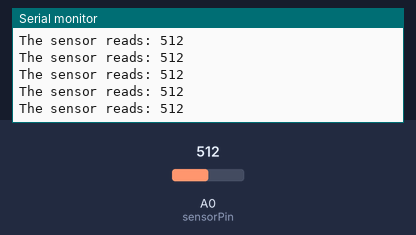
The sketch below on a simulated Arduino Uno, built with avr-gcc and run on an emulated ATmega328P. Shown: the last lines printed to the serial monitor. Inputs (shaded band) come from the test bench; at power-on: A0 (sensorPin) = 512.

Above: at 1.2 s.
1.3 s: A0 (sensorPin) set to 107
At 2.2 s:
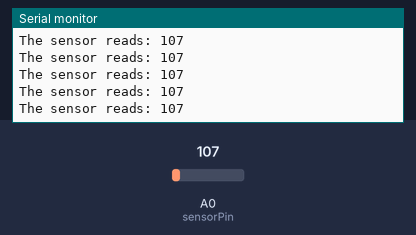
4.3 s: A0 (sensorPin) set to 94
At 5.4 s:
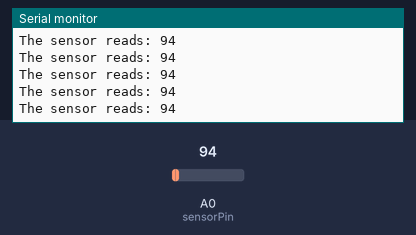
Timing chart, 0 to 7.3 s (numbered marks = the images above; inputs shaded):
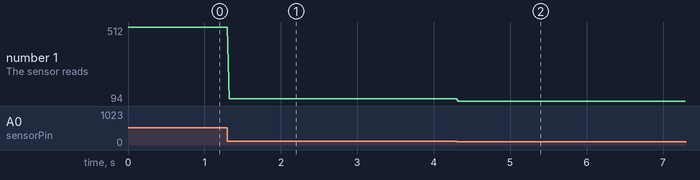

Measured:
- after the input at 1.3 s, the serial monitor: prints a new line at once (image 1)
- after the input at 4.3 s, the serial monitor: prints a new line at once (image 2)
- plotted number 1: 512 → 107 after the input at 1.3 s, 107 → 94 after the input at 4.3 s

The sketch:

Station_3.ino
```cpp
/*
Sample Code for Round Robin Station 3
Sample Light/Sound Sensor Code
This code will print out a reading from our sensor if plugged into Analog 0
*/

int sensorPin = 0;   //holds our sound sensor location, or light sensor Analog 0
int reading = 0;  //holds our reading from our sensor


void setup()
{
    Serial.begin(9600); //starts our serial monitor with 9600 refresh rate
    pinMode(sensorPin,INPUT); //set sound/light as an input
}

void loop()
{
    reading = analogRead(sensorPin); //read the potentiometer and save value
    Serial.print("The sensor reads: "); //print label
    Serial.println(reading); //print value of potentiometer
    delay(25); //pause for 25ms
}
```
